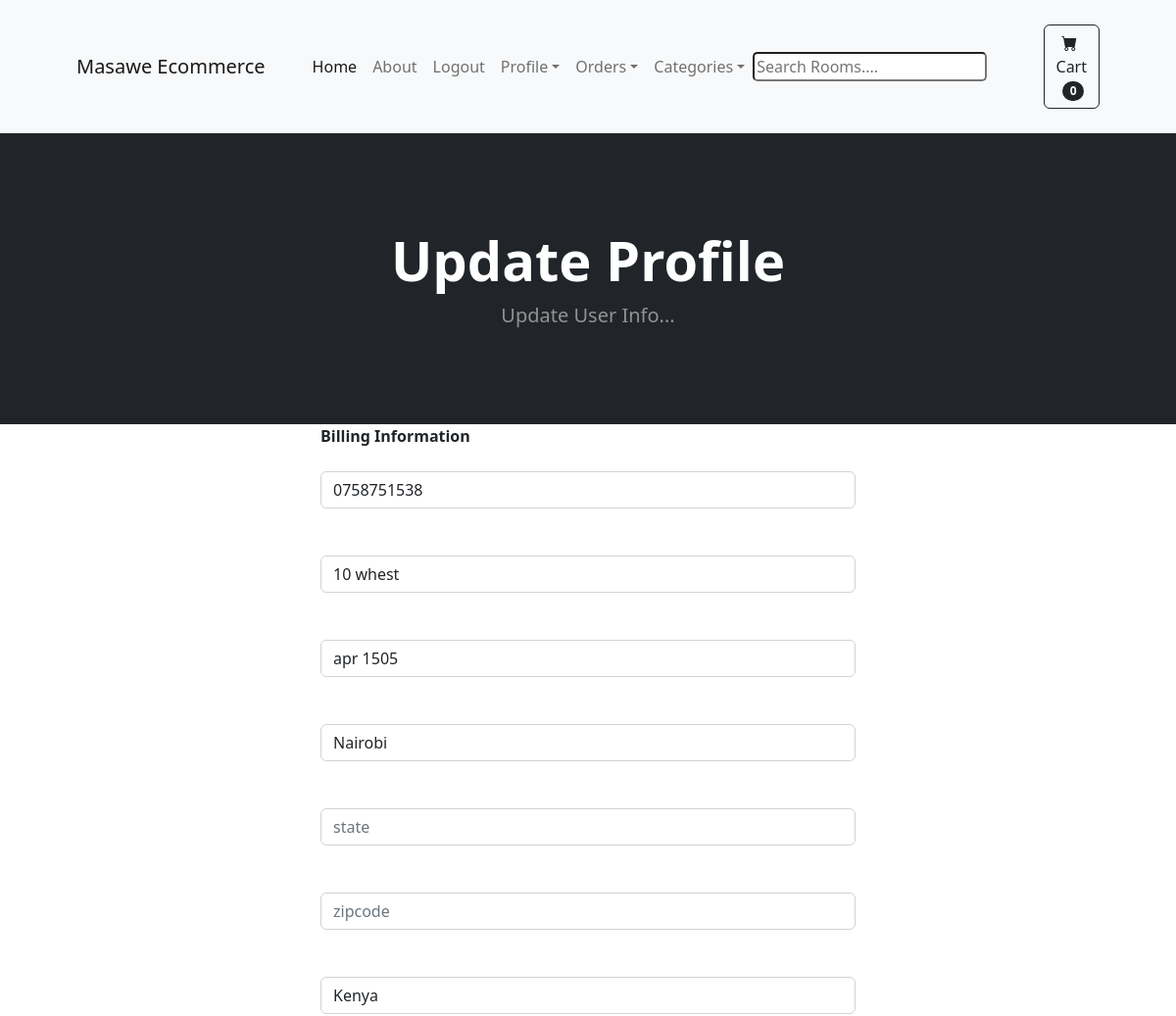
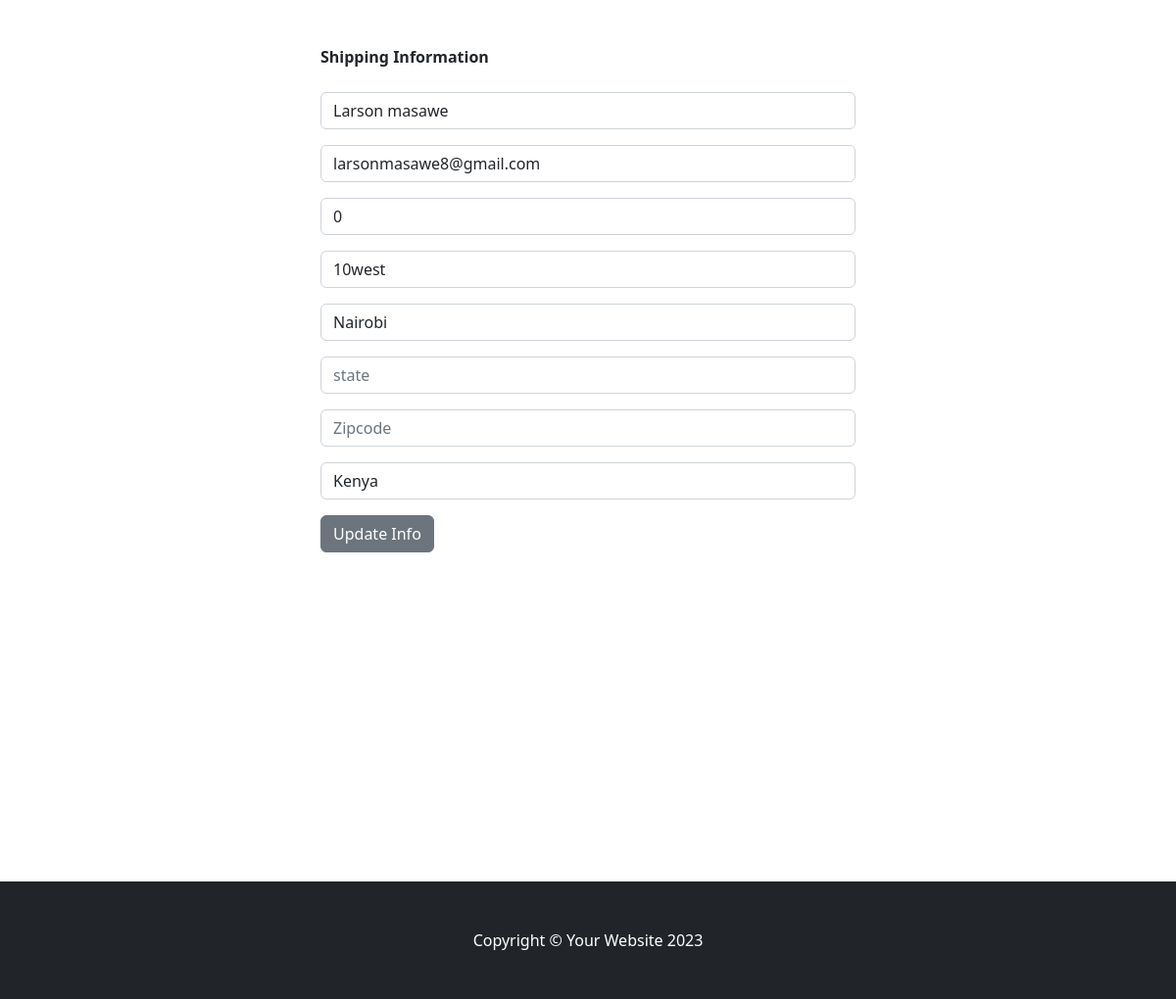
The page /update_info/ (signed in) on the database its author committed (2 pictures, top to bottom).
### store/models.py (models this page shows, shortened)
class Profile(models.Model):
    user = models.OneToOneField(User,on_delete=models.CASCADE)
    date_modified = models.DateTimeField(auto_now=True)
    phone = models.CharField(max_length=20,blank=True)
    address1 = models.CharField(max_length=200,blank=True)
    address2 = models.CharField(max_length=200,blank=True)
    city = models.CharField(max_length=200,blank=True)
    state =models.CharField(max_length=200,blank=True)
    zipcode =models.CharField(max_length=200,blank=True)
    country =models.CharField(max_length=200,blank=True)

### payment/models.py (models this page shows, shortened)
class ShippingAddress(models.Model):
    user = models.ForeignKey(User,on_delete=models.CASCADE,null=True,blank=True)
    shipping_full_name = models.CharField(max_length=200)
    shipping_email = models.EmailField(max_length=200)
    shipping_address1 = models.CharField(max_length=200)
    shipping_address2 = models.CharField(max_length=200,null=True,blank=True)
    shipping_city = models.CharField(max_length=200)
    shipping_state = models.CharField(max_length=200,null=True,blank=True)
    shipping_zipcode = models.CharField(max_length=200,null=True,blank=True)
    shipping_country = models.CharField(max_length=200)
    class Meta:
        verbose_name_plural = "Shipping Address"

### store/views.py (the view)
# urls.py: path('update_info/',views.update_info,name = 'update_info')
def update_info(request):
    if request.user.is_authenticated:
        current_user,created= Profile.objects.get_or_create(
            user = request.user
        )
        shipping_user,created =ShippingAddress.objects.get_or_create(user= request.user)
        form = UserInfoForm(request.POST or None,instance = current_user)
        shipping_form = ShippingForm(request.POST or None,instance = shipping_user)
        if form.is_valid() or shipping_form.is_valid():
            form.save()
            shipping_form.save()
            messages.success(request,"Your Info has Been Updated!!")
            return redirect('home')
        return render(request,'update_info.html',{'form':form,'shipping_form':shipping_form})
    else:
        messages.success(request,"You Must Be Logged In To Access That Page!!!")
        return redirect('home')
    return render(request,'update_info.html')

### store/forms.py
class UserInfoForm(forms.ModelForm):
    phone = forms.CharField(label="",widget=forms.TextInput(attrs={'class':'form-control','placeholder':'Phone'}),required=False)
    address1 = forms.CharField(label="",widget=forms.TextInput(attrs={'class':'form-control','placeholder':'address1'}),required=False)
    address2 = forms.CharField(label="",widget=forms.TextInput(attrs={'class':'form-control','placeholder':'address2'}),required=False)
    city = forms.CharField(label="",widget=forms.TextInput(attrs={'class':'form-control','placeholder':'city'}),required=False)
    state =forms.CharField(label="",widget=forms.TextInput(attrs={'class':'form-control','placeholder':'state'}),required=False)
    zipcode =forms.CharField(label="",widget=forms.TextInput(attrs={'class':'form-control','placeholder':'zipcode'}),required=False)
    country =forms.CharField(label="",widget=forms.TextInput(attrs={'class':'form-control','placeholder':'country'}),required=False)
    class Meta:
        model = Profile
        fields = ['phone','address1','address2','city','state','zipcode','country']

### cart/context_processors.py (called while the page is built)
def cart_count(request):
    if request.user.is_authenticated:
        cart,created = Cart.objects.get_or_create(user=request.user)
        count = CartItem.objects.filter(cart=cart).count()
    else:
        cart = CartSession(request)
        count = len(cart)
    return {'cart_count':count}

### store/templates/update_info.html (shortened to what this page needs)
{% extends 'base.html' %}
{% block content %}
<header class="bg-dark py-5">
    <div class="container px-4 px-lg-5 my-5">
        <div class="text-center text-white">
            <h1 class="display-4 fw-bolder">Update Profile</h1>
            <p class="lead fw-normal text-white-50 mb-0">Update User Info...</p>
        </div>
    </div>
</header>
<div class="container">
    <div class="row">
            <div class="col-md-6 offset-md-3">
                <strong>Billing Information</strong>
<br><br>
<form method="post" action="{% url 'update_info' %}">
        {{ form.phone }}
        <br><br>
        {{ form.address1 }}
        <br><br>
        {{ form.address2 }}
        <br><br>
        {{ form.city }}
        <br><br>
        {{ form.state }}
        <br><br>
        {{ form.zipcode }}
        <br><br>
        {{ form.country }}
        <br><br>
    <strong>Shipping Information</strong>
    <br><br>
        {{shipping_form.as_p}}
    <button type="submit" class="btn btn-secondary">Update Info</button>
</form>
<br><br>
<br><br>
<br><br>
<br><br>
<br><br>
<br><br>
<br><br>
            </div>
    </div>
</div>
{% endblock %}

### rows shown on the page
Profile: phone "0758751538", address1 "10 whest", address2 "apr 1505", city "Nairobi", country "Kenya"
ShippingAddress: shipping_full_name "Larson masawe", shipping_email "larsonmasawe8@gmail.com", shipping_address1 "0", shipping_address2 "10west", shipping_city "Nairobi", shipping_country "Kenya"

### other values the page prints
{{ cart_count }} "0"
